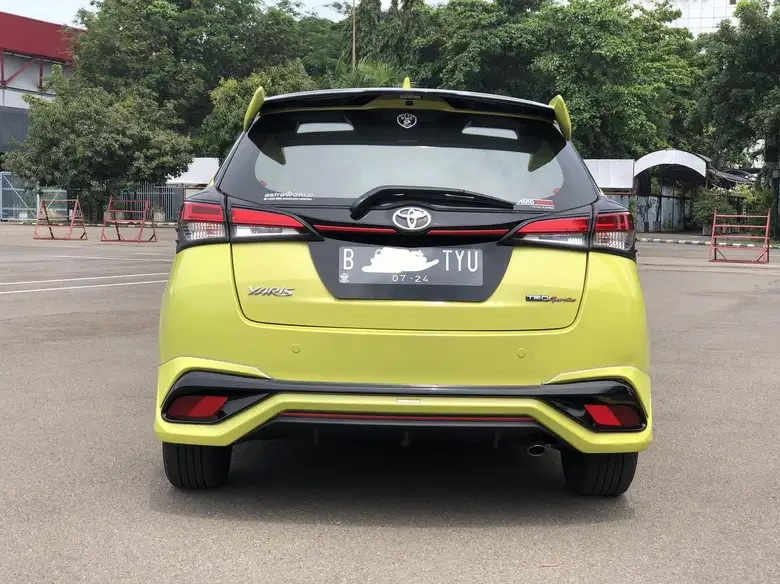
#> input picture Image/Test/image 1.jpg, 780 x 584 px, found by its file name
$ python Base.py
#> lines starting #> are read from the running program, lines starting #| are printed output that depends on the picture; after the words box and inside, x2 and y2 are one past the last pixel; in counts of white or black regions, pixels touching at a corner belong together
import cv2 as cv
import numpy as np


imgPath="Image\Test\image 1.jpg"
# imgPath="Image\image (6).png"
# imgPath= "Image\image 1.jpg"

img = cv.imread(imgPath)
#> img is the input picture: shape (584, 780, 3); mean B, G, R 106.5, 126.4, 129

y = int(img.shape[0])
#> y = 584
x = int(img.shape[1])
#> x = 780

# Titik Tengah
xMid = int(img.shape[1] / 2)
#> xMid = 390
yMid = int(img.shape[0] / 2)
#> yMid = 292

cv.circle(img, (xMid,yMid), 5, (0,255,0), cv.FILLED)
#> img: shape (584, 780, 3); 0.02% of pixels changed, all inside (x1, y1, x2, y2) = (385, 287, 396, 298)

print(f'X \t: {x}\n')
#| X 	: 780
print(f'Y \t: {y}\n')
#| Y 	: 584
print(f'X Mid \t: {xMid}\n')
#| X Mid 	: 390
print(f'Y Mid \t: {yMid}\n')
#| Y Mid 	: 292
print(f'shape \t: {img.shape}\n')
#| shape 	: (584, 780, 3)


# Color Detection
imgHsv = cv.cvtColor(img, cv.COLOR_BGR2HSV)
#> imgHsv: shape (584, 780, 3); mean H, S, V 51.5, 57.7, 133.7
lowerRange = np.array([26, 65, 149], dtype=np.uint8)
upperRange = np.array([33, 255, 255], dtype=np.uint8)
imgMask = cv.inRange(imgHsv, lowerRange, upperRange)
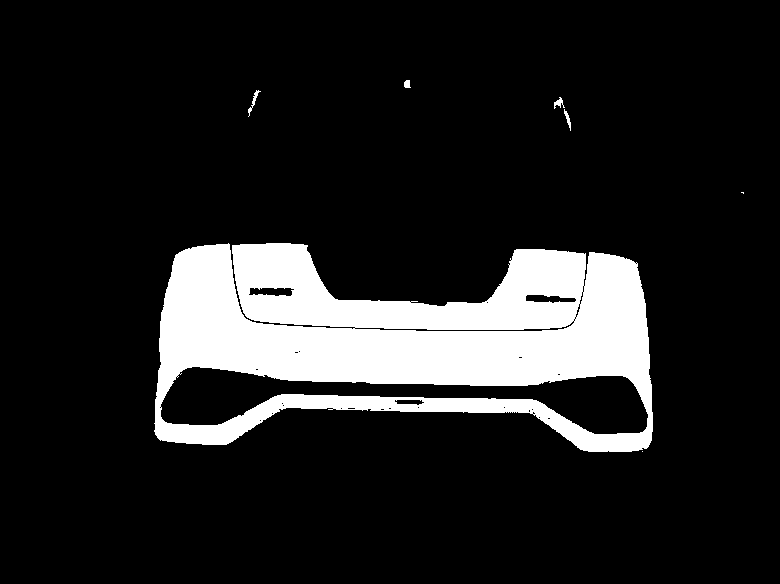
#> imgMask: shape (584, 780); 13.5% white; 7 white regions (2 under 20 px), largest, box (x1, y1, x2, y2) and area: (154, 243, 653, 452) 61259, (248, 90, 261, 117) 75, (554, 97, 565, 109) 60, (564, 109, 571, 131) 57, (404, 80, 411, 88) 45
imgResult = cv.bitwise_and(img, img, mask = imgMask)
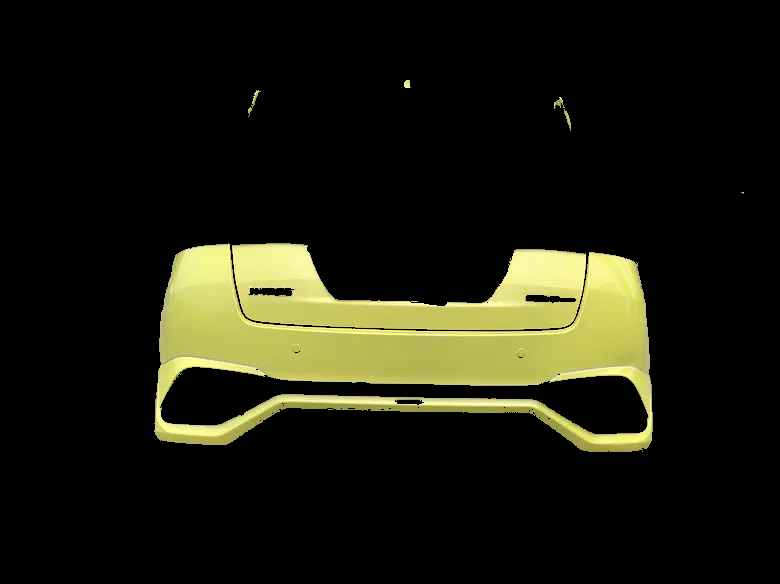
#> imgResult: shape (584, 780, 3); mean B, G, R 14.7, 27.8, 27.9

cv.circle(imgResult, (xMid,yMid), 5, (0,0,255), cv.FILLED)


# Rectangle Bawah

# xRec = xMid - 125
xRec = int((34/100) * x)
#> xRec = 265
yRec = yMid
#> yRec = 292
# yRec = int((52/100) * y)
print(f'xRec \t: {xRec}\n')      # 50%
#| xRec 	: 265
print(f'yRec \t: {yRec}\n')      # 58%
#| yRec 	: 292
cv.circle(imgResult, (xRec,yRec), 5, (0,255,255), cv.FILLED)
#> imgResult: shape (584, 780, 3); mean B, G, R 14.7, 27.9, 28

'''
Untuk "Image\Test\image 1.jpg"
    Turun 10px  => (xRec,yRec) =  (50%, 52%)
    Turun 30px  => (xRec,yRec) =  (50%, 55%)
    Turun 50px  => (xRec,yRec) =  (50%, 58%)
    Kiri 75px   => (xRec,yRec) =  (40%, 50%)
    Kiri 85px   => (xRec,yRec) =  (39%, 50%)
    Kiri 100px  => (xRec,yRec) =  (37%, 50%)
    Kiri 125px  => (xRec,yRec) =  (34%, 50%)
'''

xRec =  xRec - 25
#> xRec = 240
yRec = yRec - 25
#> yRec = 267
widthRec, heightRec = 50, 50
cv.rectangle(img, (xRec,yRec), (xRec+widthRec, yRec+heightRec), (255,0,0), 2)
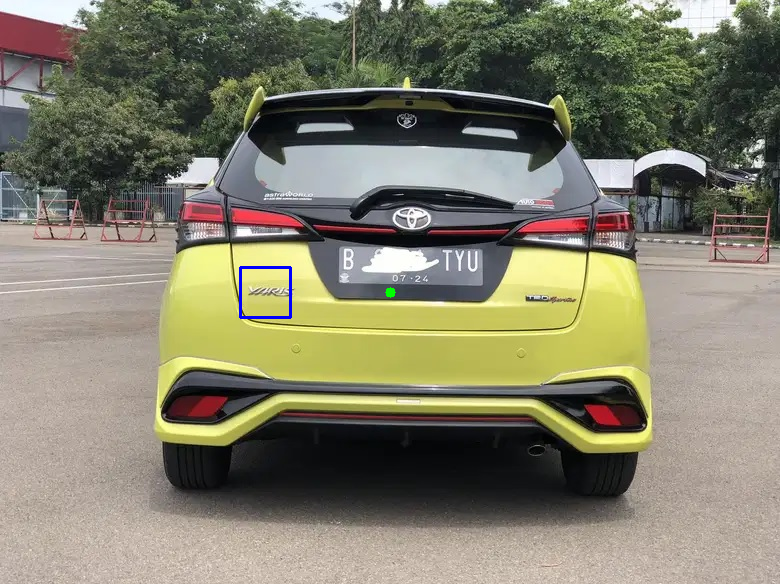
#> img: shape (584, 780, 3); mean B, G, R 106.7, 126.1, 128.7
cv.rectangle(imgResult, (xRec,yRec), (xRec+widthRec, yRec+heightRec), (255,0,0), 2)
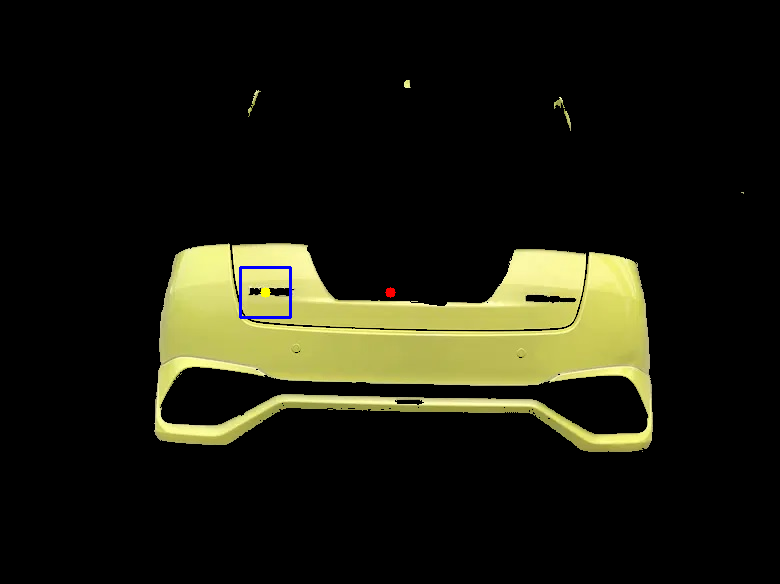
#> imgResult: shape (584, 780, 3); mean B, G, R 14.9, 27.6, 27.8

# [18 lines of commented-out code are left out]

imgCrop = imgResult[yRec:yRec+heightRec, xRec:xRec+widthRec]
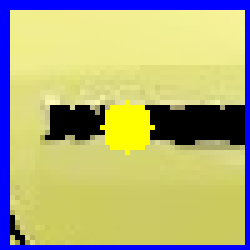
#> imgCrop: shape (50, 50, 3) (shown 5 times larger); mean B, G, R 123.3, 174.9, 176.5
# cv.imwrite('Image no 16', imgCrop)

cv.imshow("Img Original",img)
cv.imshow('ImgResult', imgResult)
cv.imshow('imgCrop', imgCrop)

cv.waitKey(0)

$ run again, with Code/Color_Classification_using_Color_Descriptors-master/train/green/1.jpg copied over Image/Test/image 1.jpg
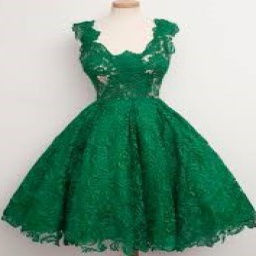
#> input picture Code/Color_Classification_using_Color_Descriptors-master/train/green/1.jpg, 256 x 256 px, found by its file name
#> img is the input picture: shape (256, 256, 3); mean B, G, R 139.2, 157.6, 120.2
#| X 	: 256
#| Y 	: 256
#| X Mid 	: 128
#| Y Mid 	: 128
#| shape 	: (256, 256, 3)
#> imgHsv: shape (256, 256, 3); mean H, S, V 51.9, 113.4, 159.7
#> imgMask: shape (256, 256); every value is 0
#| xRec 	: 87
#| yRec 	: 128
#> `cv.rectangle(imgResult, (xRec,yRec), (xRec+widthRec, yRec+heightRec), ..`:
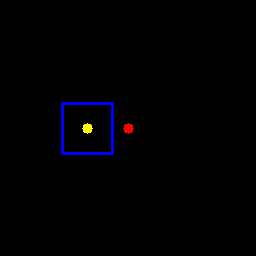
#> imgResult: shape (256, 256, 3); mean B, G, R 2.3, 0.3, 0.6
#> `imgCrop = imgResult[yRec:yRec+heightRec, xRec:xRec+widthRec]`:
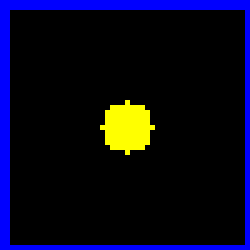
#> imgCrop: shape (50, 50, 3) (shown 5 times larger); mean B, G, R 29.7, 8.3, 8.3

$ run again, with Image/Test/image (6).jpg copied over Image/Test/image 1.jpg
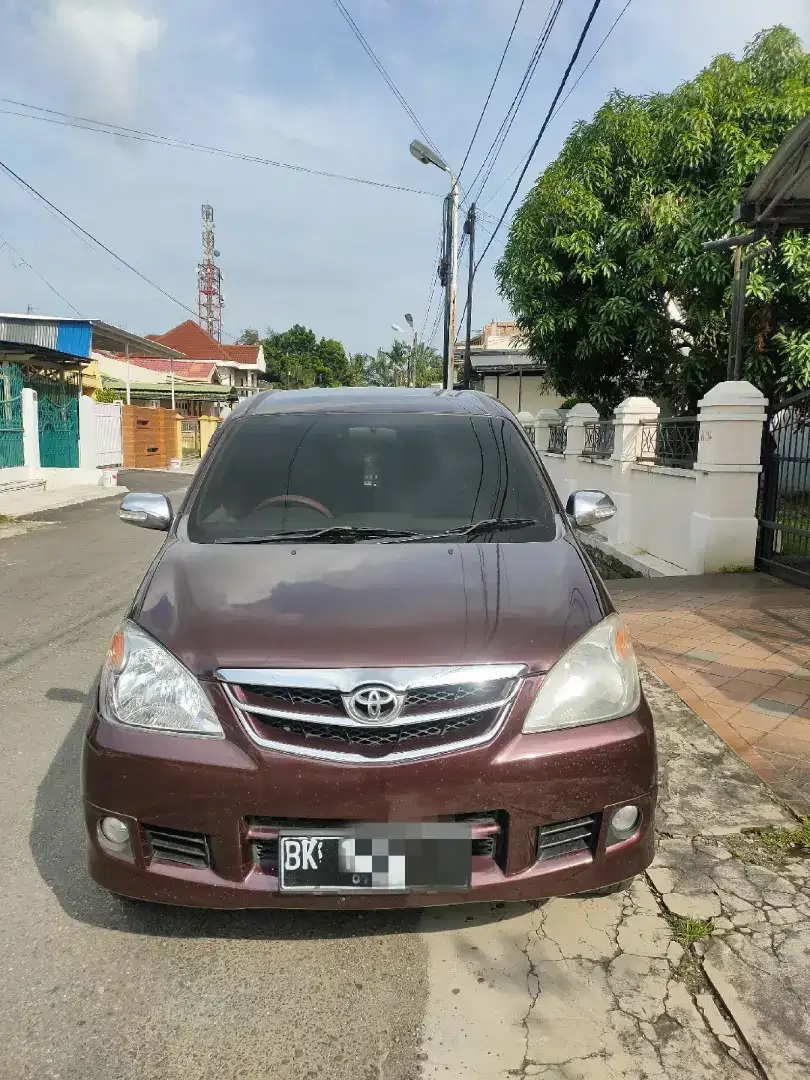
#> input picture Image/Test/image (6).jpg, 810 x 1080 px, found by its file name
#> img is the input picture: shape (1080, 810, 3); mean B, G, R 129.4, 136.6, 135.6
#| X 	: 810
#| Y 	: 1080
#| X Mid 	: 405
#| Y Mid 	: 540
#| shape 	: (1080, 810, 3)
#> imgHsv: shape (1080, 810, 3); mean H, S, V 59.6, 56.6, 147.4
#> `imgMask = cv.inRange(imgHsv, lowerRange, upperRange)`:
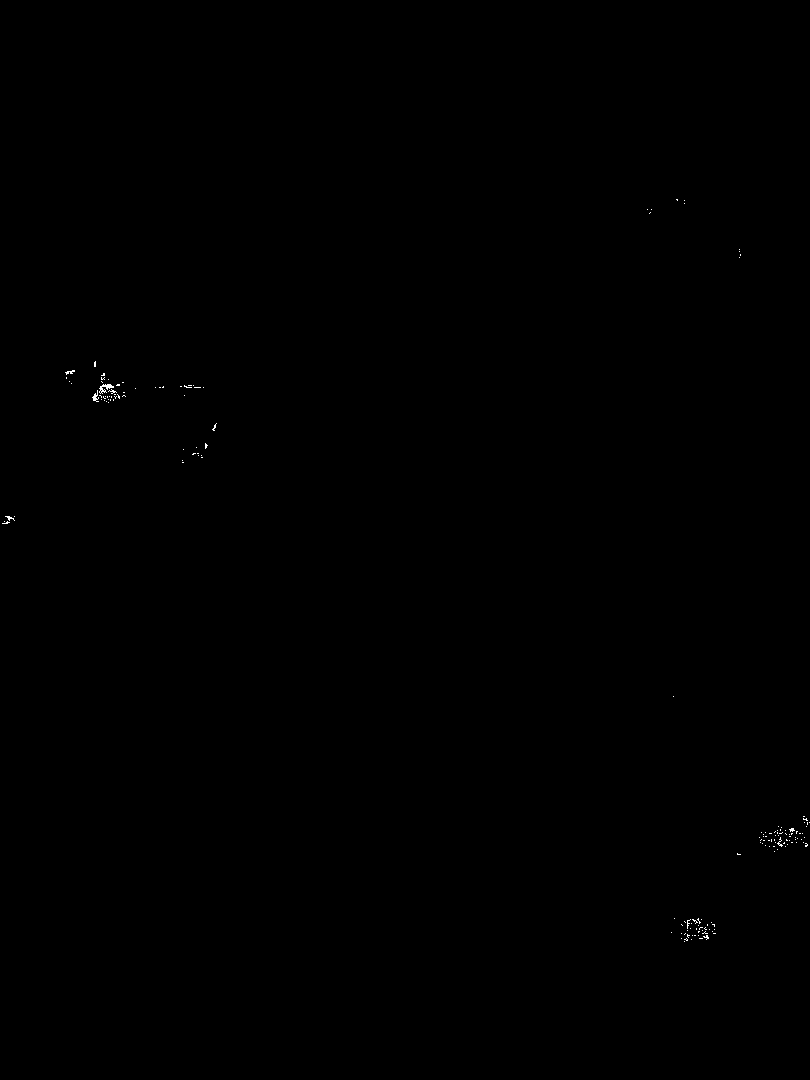
#> imgMask: shape (1080, 810); 0.07% white in thin lines or dots, all inside (x1, y1, x2, y2) = (2, 199, 810, 942)
#| xRec 	: 275
#| yRec 	: 540
#> `imgCrop = imgResult[yRec:yRec+heightRec, xRec:xRec+widthRec]`:
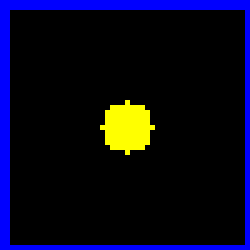
#> imgCrop: shape (50, 50, 3) (shown 5 times larger); mean B, G, R 29.7, 8.3, 8.3
